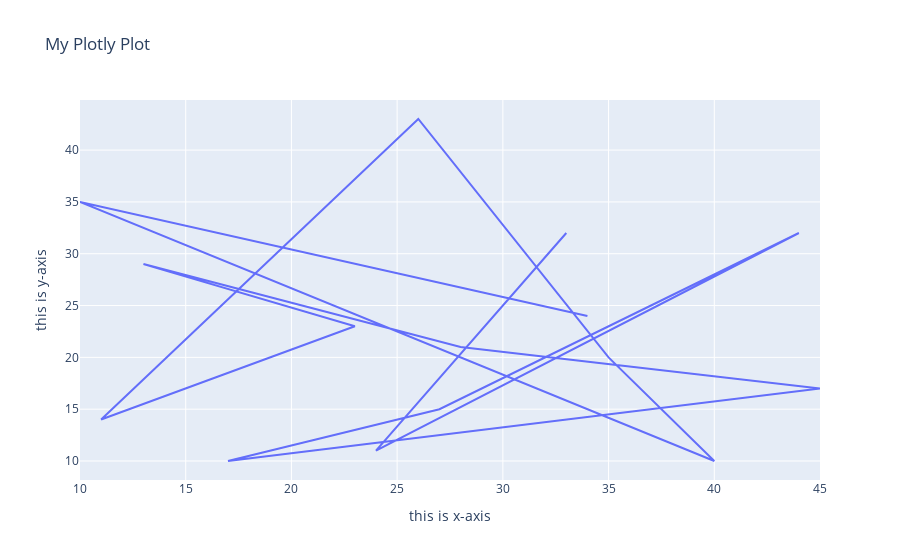

Here is the notebook cell this chart was saved with:
### Code cell
fig = go.Figure(data = go.Scatter(x = abc, y = xyz, mode = "lines"))

fig.update_layout(
    title = "My Plotly Plot",
    xaxis_title = "this is x-axis",
    yaxis_title = "this is y-axis"
)

### Figure 1 — Plotly figure (JSON) as saved in the notebook; plotly's stock layout.template omitted (floating-point values rounded to 4 significant figures)
{"data": [{"mode": "lines", "type": "scatter", "x": [34, 10, 40, 35, 26, 11, 23, 13, 28, 45, 17, 27, 44, 24, 33], "y": [24, 35, 10, 20, 43, 14, 23, 29, 21, 17, 10, 15, 32, 11, 32]}], "layout": {"autosize": true, "title": {"text": "My Plotly Plot"}, "xaxis": {"autorange": true, "range": [10, 45], "title": {"text": "this is x-axis"}, "type": "linear"}, "yaxis": {"autorange": true, "range": [8.167, 44.83], "title": {"text": "this is y-axis"}, "type": "linear"}}}
